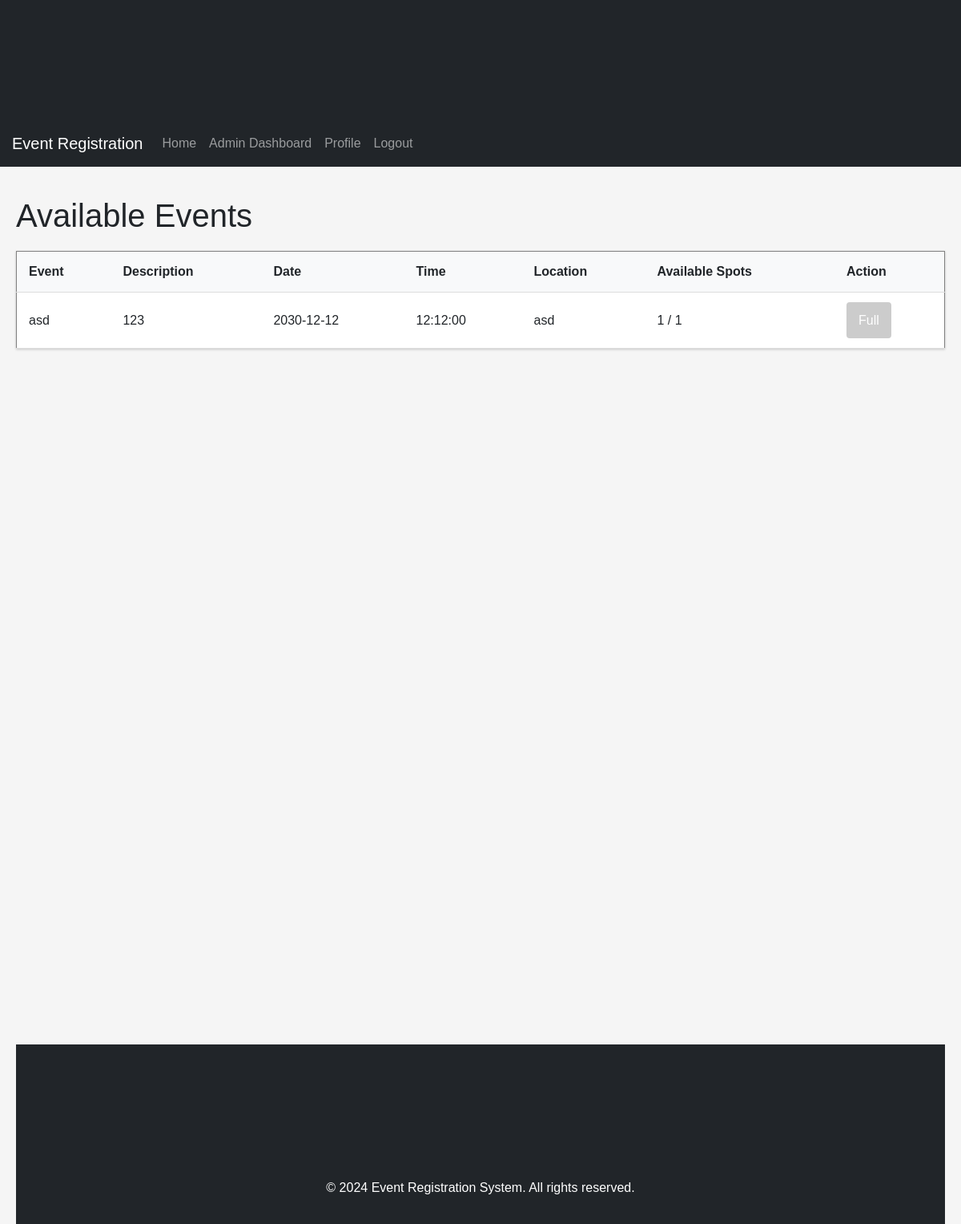
Page /lec/user/register-event.php (signed in) on the earlier database version.
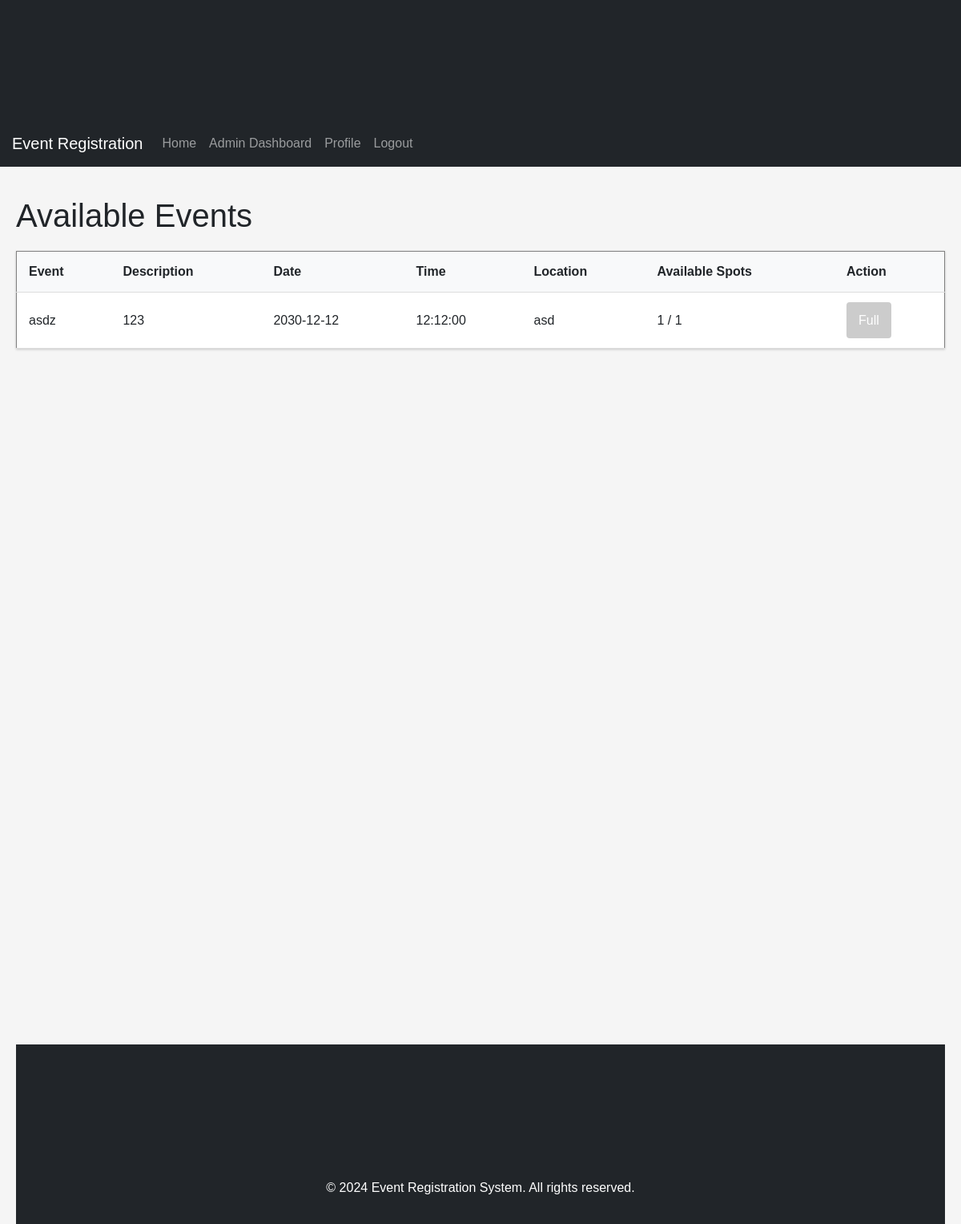
Same page on the later database version.
### tables this page shows
CREATE TABLE `events` (
  `id` int(11) NOT NULL,
  `name` varchar(200) NOT NULL,
  `description` text DEFAULT NULL,
  `date` date NOT NULL,
  `time` time NOT NULL,
  `location` varchar(200) NOT NULL,
  `max_participants` int(11) NOT NULL,
  `current_participants` int(11) DEFAULT 0,
  `status` enum('open','closed','canceled') DEFAULT 'open',
  `image_path` varchar(255) DEFAULT NULL,
  `banner_path` varchar(255) DEFAULT NULL,
  `created_at` timestamp NOT NULL DEFAULT current_timestamp(),
  `updated_at` timestamp NOT NULL DEFAULT current_timestamp() ON UPDATE current_timestamp()
);

### lec/user/register-event.php (the view, shortened to what this page needs)
<?php
include '../includes/header.php';
$database = new Database();
$db = $database->getConnection();
$query = "SELECT e.*,
          (SELECT COUNT(*) FROM event_registrations r WHERE r.event_id = e.id) as registered_count
          FROM events e
          WHERE e.date >= CURDATE()
          ORDER BY e.date ASC";
$events = $db->query($query)->fetchAll(PDO::FETCH_ASSOC);
?>
<!DOCTYPE html>
<html>
<head>
</head>
<body>
    <br />
    <br />
    <h1>Available Events</h1>
    <?php if (empty($events)): ?>
        <p>No upcoming events available.</p>
    <?php else: ?>
        <table border="1">
            <tr>
                <th>Event</th>
                <th>Description</th>
                <th>Date</th>
                <th>Time</th>
                <th>Location</th>
                <th>Available Spots</th>
                <th>Action</th>
            </tr>
            <?php foreach ($events as $event): ?>
            <tr>
                <td><?= htmlspecialchars($event['name']) ?></td>
                <td><?= htmlspecialchars($event['description']) ?></td>
                <td><?= $event['date'] ?></td>
                <td><?= $event['time'] ?></td>
                <td><?= htmlspecialchars($event['location']) ?></td>
                <td><?= $event['current_participants'] ?> / <?= $event['max_participants'] ?></td>
                <td>
                    <?php if ($event['current_participants'] < $event['max_participants']): ?>
                        <a href="register-event-proses.php?event_id=<?= $event['id'] ?>">
                            <button type="button">Register</button>
                        </a>
                    <?php else: ?>
                        <button disabled>Full</button>
                    <?php endif; ?>
                </td>
            </tr>
            <?php endforeach; ?>
        </table>
    <?php endif; ?>
</body>
<?php include '../includes/footer.php'; ?>
</html>

Differences in the rows shown:
changed events "asd": name "asd" → "asdz"
